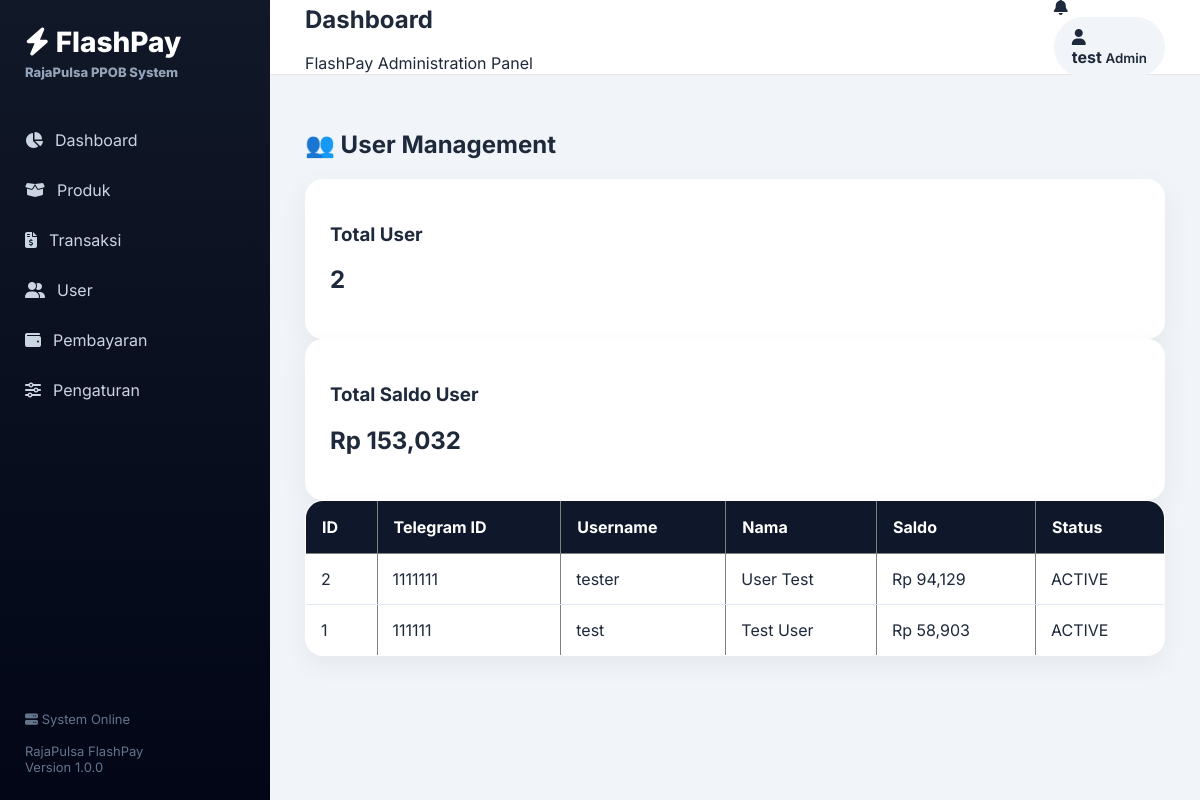
The app's page /admin/users (signed in), older data.
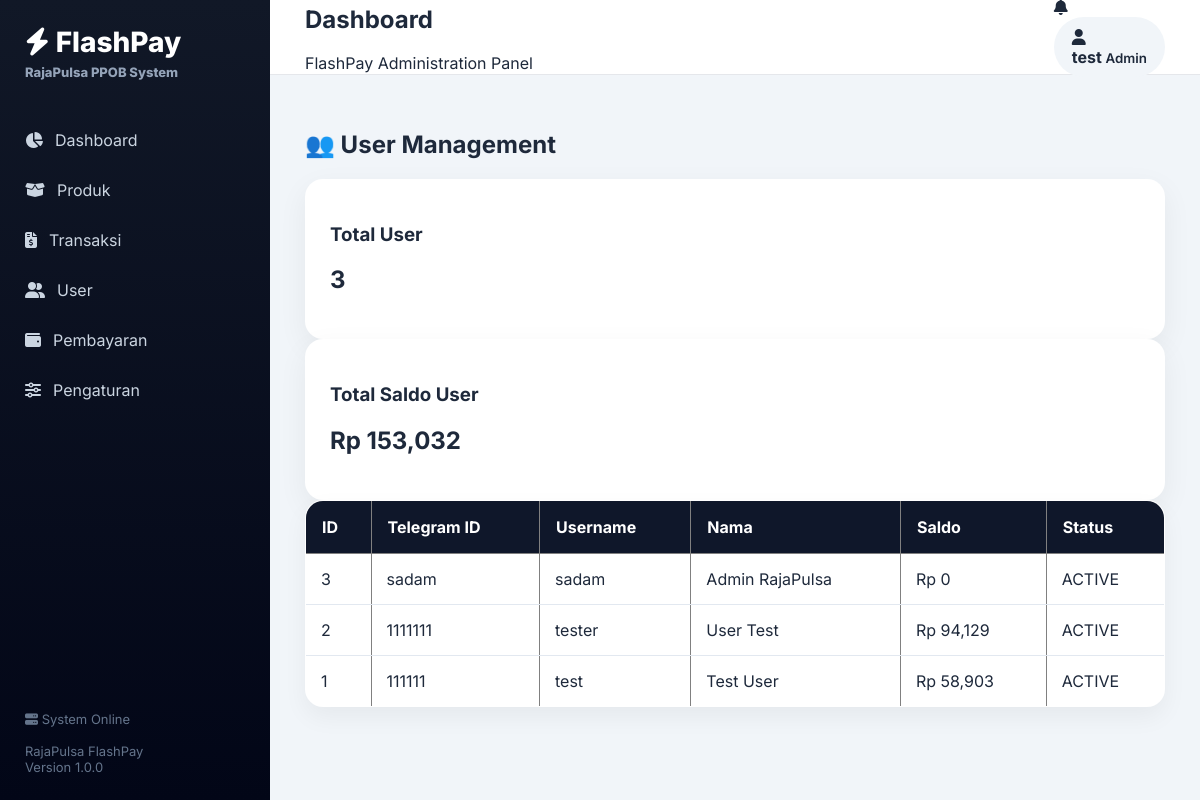
The same page, newer data.
### tables this page shows
CREATE TABLE users (

            id INTEGER PRIMARY KEY AUTOINCREMENT,

            telegram_id TEXT UNIQUE,

            username TEXT,

            full_name TEXT,

            balance INTEGER DEFAULT 0,

            status TEXT DEFAULT 'ACTIVE',

            created_at TIMESTAMP DEFAULT CURRENT_TIMESTAMP

        , password_hash TEXT);

### app/web/routes_users.py (the view)
@router.get(
    "/admin/users",
    response_class=HTMLResponse
)
async def users_dashboard(
    request: Request
):
    redirect = require_login(request)
    if redirect:
        return redirect
    try:
        users = user_repository.get_all() or []
        total_user = len(users)
        total_balance = user_repository.total_balance() or 0
        active_user = sum(
            1 for user in users
            if user.get("status") == "ACTIVE"
        )
        inactive_user = total_user - active_user
        context = {
            "request": request,
            "title": "User Management",
            "users": users,
            "total_user": total_user,
            "total_balance": total_balance,
            "active_user": active_user,
            "inactive_user": inactive_user,
            "admin_name": request.session.get(
                "username",
                "Administrator"
            )
        }
        return templates.TemplateResponse(
            request=request,
            name="users.html",
            context=context
        )
    except Exception as e:
        print("==============================")
        print("[USER DASHBOARD ERROR]")
        print(type(e).__name__)
        print(e)
        print("==============================")
        return HTMLResponse(
            content=f"""
<!DOCTYPE html>
<html lang="id">

<head>
<meta charset="utf-8">
<title>User Dashboard Error</title>
</head>

<body style="font-family:Arial;padding:40px">

<h2>❌ User Dashboard Error</h2>

<hr>

<p>Terjadi kesalahan saat membuka halaman User Management.</p>

<pre>{type(e).__name__}: {e}</pre>

</body>

</html>
""",
            status_code=500
        )

### app/web/templates/users.html
{% extends "layout.html" %}
{% block content %}
<h2>
👥 User Management
</h2>
<div class="card">
<h3>
Total User
</h3>
<h1>
{{ total_user }}
</h1>
</div>
<div class="card">
<h3>
Total Saldo User
</h3>
<h1>
Rp {{ "{:,}".format(total_balance) }}
</h1>
</div>
<table border="1" width="100%" cellpadding="8">
<thead>
<tr>
<th>ID</th>
<th>Telegram ID</th>
<th>Username</th>
<th>Nama</th>
<th>Saldo</th>
<th>Status</th>
</tr>
</thead>
<tbody>
{% for user in users %}
<tr>
<td>
{{ user.id }}
</td>
<td>
{{ user.telegram_id }}
</td>
<td>
{{ user.username or "-" }}
</td>
<td>
{{ user.full_name or "-" }}
</td>
<td>
Rp {{ "{:,}".format(user.balance) }}
</td>
<td>
{{ user.status }}
</td>
</tr>
{% endfor %}
</tbody>
</table>
{% endblock %}

### app/web/templates/layout.html (shortened to what this page needs)
<!DOCTYPE html>
<html lang="id">
<head>
<link rel="stylesheet" href="/static/css/admin.css">
<link rel="stylesheet"
href="https://cdnjs.cloudflare.com/ajax/libs/font-awesome/6.5.0/css/all.min.css">
</head>
<body>
<div class="admin-wrapper">
<aside class="sidebar">
<div class="logo">
<div class="logo-title">
<i class="fa-solid fa-bolt"></i>
FlashPay
</div>
<span>
RajaPulsa PPOB System
</span>
</div>
<nav>
<a href="/admin">
<i class="fa-solid fa-chart-pie"></i>
Dashboard
</a>
<a href="/admin/products">
<i class="fa-solid fa-box-open"></i>
Produk
</a>
<a href="/admin/transactions">
<i class="fa-solid fa-file-invoice-dollar"></i>
Transaksi
</a>
<a href="/admin/users">
<i class="fa-solid fa-user-group"></i>
User
</a>
<a href="#">
<i class="fa-solid fa-wallet"></i>
Pembayaran
</a>
<a href="#">
<i class="fa-solid fa-sliders"></i>
Pengaturan
</a>
</nav>
<div class="sidebar-footer">
<div>
<i class="fa-solid fa-server"></i>
System Online
</div>
<br>
RajaPulsa FlashPay
<br>
Version 1.0.0
</div>
</aside>
<main class="main-content">
<header class="topbar">
<div class="page-title">
<h2>
{% block header %}
Dashboard
{% endblock %}
</h2>
<p>
FlashPay Administration Panel
</p>
</div>
<div class="top-actions">
<div class="notification">
<i class="fa-solid fa-bell"></i>
</div>
<div class="profile">
<div class="avatar">
<i class="fa-solid fa-user"></i>
</div>
<div>
<strong>
{{ admin_name or "Administrator" }}
</strong>
<small>
Admin
</small>
</div>
</div>
</div>
</header>
<section class="content">
{% block content %}
{% endblock %}
</section>
</main>
</div>
</body>
</html>

Row changes from the older to the newer data that the page shows:
added users: id "3", telegram_id "sadam", username "sadam", full_name "Admin RajaPulsa", balance "0", status "ACTIVE"
Text that changed along with them:
{{ total_user }}: "2" → "3"
